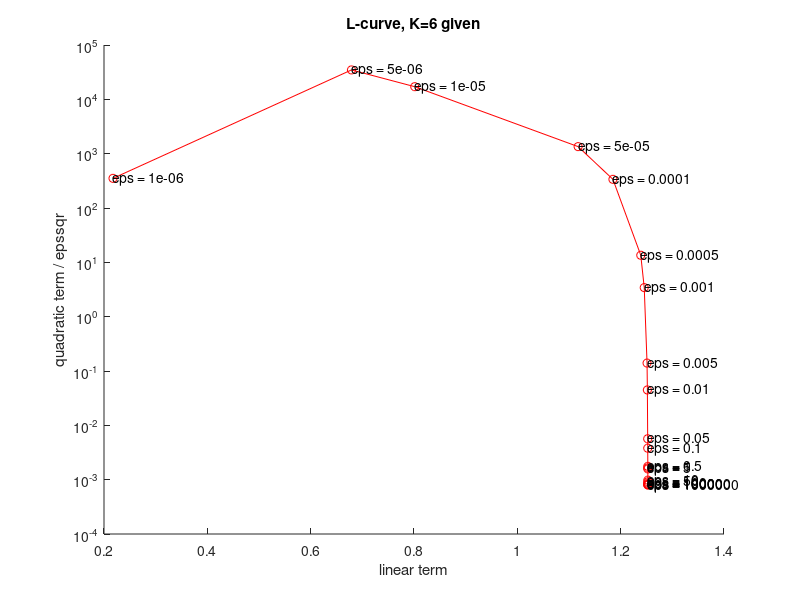

The MATLAB source for this figure:
% proceed "shortinfo.txt" file and plot L-curve
%
% Lukas Pospisil, USI, Lugano 2017
%

clear all

addpath(genpath(fullfile(pwd,'../common')))

K = 6;

M = csvread('data/shortinfo_final.txt',1,1);

myidx_unsorted = find(M(:,2) == K);
[~,sortidx] = sort(M(myidx_unsorted,5));
myidx = myidx_unsorted(sortidx);

epssqr = M(myidx,4);
lin_final = M(myidx,22+K);
qua_final = M(myidx,23+K);

%lin_final2 = log(lin_final)/log(10);
qua_final2 = qua_final./epssqr;

lin_final2 = lin_final;
%qua_final2 = qua_final./epssqr;

lcurvefig = figure;
hold on

%xlabel('log(linear term)')
xlabel('linear term')
ylabel('quadratic term / epssqr')
%ylabel('quadratic term / epssqr')
title(['L-curve, K=' num2str(K) ' given'])

plot(lin_final2, qua_final2, 'ro')
plot(lin_final2, qua_final2, 'r')

for i=1:length(epssqr)
   text(lin_final2(i),qua_final2(i),['eps = ' num2str(epssqr(i))]) 
end


%set(gca,'Xscale','log')
set(gca,'Yscale','log')

%axis([300 500 10^0 10^9])


hold off


